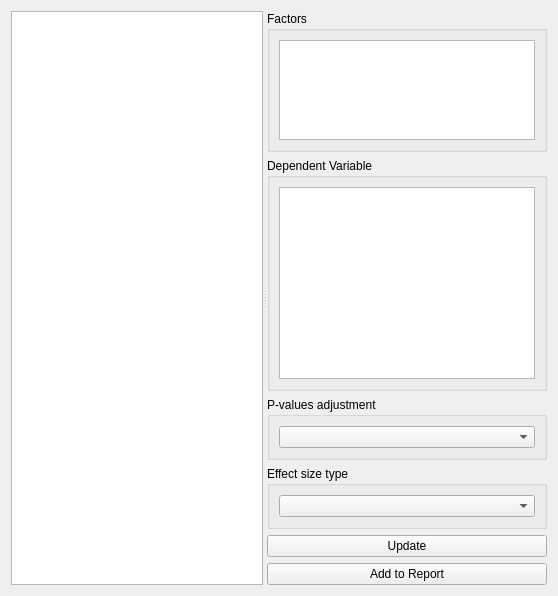
<?xml version="1.0" encoding="UTF-8"?>
<ui version="4.0">
 <author>Anton Rau</author>
 <class>MixedAnovaWidget</class>
 <widget class="QWidget" name="MixedAnovaWidget">
  <layout class="QVBoxLayout" name="verticalLayout">
   <item>
    <widget class="QSplitter" name="splitter">
     <property name="sizePolicy">
      <sizepolicy hsizetype="Expanding" vsizetype="Expanding">
       <horstretch>0</horstretch>
       <verstretch>0</verstretch>
      </sizepolicy>
     </property>
     <property name="orientation">
      <enum>Qt::Orientation::Horizontal</enum>
     </property>
     <widget class="QTextEdit" name="textEdit">
      <property name="sizePolicy">
       <sizepolicy hsizetype="Expanding" vsizetype="Expanding">
        <horstretch>1</horstretch>
        <verstretch>0</verstretch>
       </sizepolicy>
      </property>
      <property name="undoRedoEnabled">
       <bool>false</bool>
      </property>
      <property name="lineWrapMode">
       <enum>QTextEdit::LineWrapMode::NoWrap</enum>
      </property>
      <property name="readOnly">
       <bool>true</bool>
      </property>
     </widget>
     <widget class="QWidget" name="widgetSettings" native="true">
      <layout class="QVBoxLayout" name="verticalLayout_5">
       <item>
        <widget class="QGroupBox" name="groupBoxFactors">
         <property name="title">
          <string>Factors</string>
         </property>
         <layout class="QVBoxLayout" name="verticalLayout_8">
          <item>
           <widget class="FactorsTableWidget" name="tableWidgetFactors">
            <property name="sizePolicy">
             <sizepolicy hsizetype="Expanding" vsizetype="Minimum">
              <horstretch>0</horstretch>
              <verstretch>0</verstretch>
             </sizepolicy>
            </property>
            <property name="maximumSize">
             <size>
              <width>16777215</width>
              <height>100</height>
             </size>
            </property>
            <property name="selectionMode">
             <enum>QAbstractItemView::SelectionMode::SingleSelection</enum>
            </property>
           </widget>
          </item>
         </layout>
        </widget>
       </item>
       <item>
        <widget class="QGroupBox" name="groupBoxDependentVariable">
         <property name="title">
          <string>Dependent Variable</string>
         </property>
         <layout class="QVBoxLayout" name="verticalLayout_3">
          <item>
           <widget class="VariablesTableWidget" name="tableWidgetDependentVariable"/>
          </item>
         </layout>
        </widget>
       </item>
       <item>
        <widget class="QGroupBox" name="groupBoxPAdjustment">
         <property name="title">
          <string>P-values adjustment</string>
         </property>
         <layout class="QVBoxLayout" name="verticalLayout_7">
          <item>
           <widget class="QComboBox" name="comboBoxPAdjustment"/>
          </item>
         </layout>
        </widget>
       </item>
       <item>
        <widget class="QGroupBox" name="groupBoxEffectSizeType">
         <property name="title">
          <string>Effect size type</string>
         </property>
         <layout class="QVBoxLayout" name="verticalLayout_6">
          <item>
           <widget class="QComboBox" name="comboBoxEffectSizeType"/>
          </item>
         </layout>
        </widget>
       </item>
       <item>
        <widget class="QPushButton" name="pushButtonUpdate">
         <property name="text">
          <string>Update</string>
         </property>
        </widget>
       </item>
       <item>
        <widget class="QPushButton" name="pushButtonAddReport">
         <property name="text">
          <string>Add to Report</string>
         </property>
        </widget>
       </item>
      </layout>
     </widget>
    </widget>
   </item>
  </layout>
 </widget>
 <customwidgets>
  <customwidget>
   <class>VariablesTableWidget</class>
   <extends>QTableWidget</extends>
   <header>tse_analytics.views.misc.variables_table_widget</header>
  </customwidget>
  <customwidget>
   <class>FactorsTableWidget</class>
   <extends>QTableWidget</extends>
   <header>tse_analytics.views.misc.factors_table_widget</header>
  </customwidget>
 </customwidgets>
 <resources>
  <include location="../../../../resources/resources.qrc"/>
 </resources>
 <connections/>
</ui>
